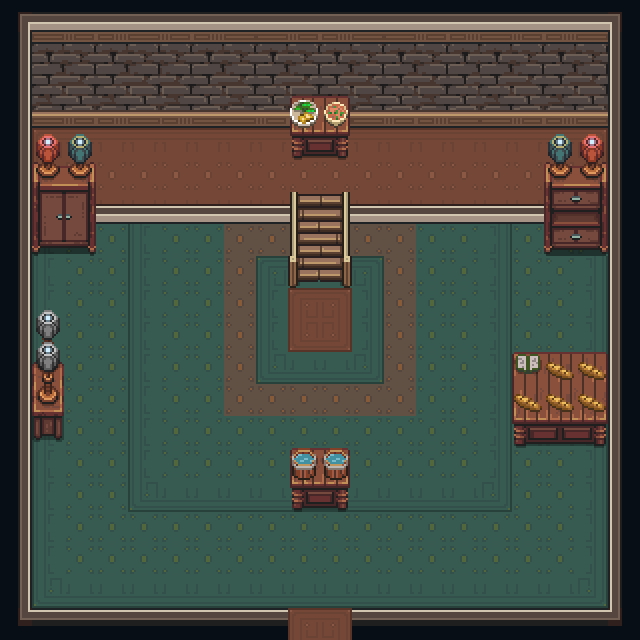

Rendered tile map (Tiled .tmx) drawn with the repository's tilesets; below, a short description and the map source with its tile grids summarised:
An orthogonal 20x20 tile map with 32x32 px tiles, 6 tile layers (Floor, Walls, Stairs, Furniture, ...), 3 tilesets and 1 object (Exit).

<map version="1.10" tiledversion="1.11.0" orientation="orthogonal" renderorder="right-down" width="20" height="20" tilewidth="32" tileheight="32" infinite="0" nextlayerid="10" nextobjectid="7">
 <tileset firstgid="1" source="../TSX/CLT_Buildings.tsx" />
 <tileset firstgid="4454" source="../TSX/CL_Buildings.tsx" />
 <tileset firstgid="5889" source="../TSX/CL_Crafting.tsx" />
 <layer id="1" name="Floor" width="20" height="20">
  <data>[400 cells, 400 non-empty, 19 distinct tile ids]</data>
 </layer>
 <layer id="2" name="Walls" width="20" height="20" locked="1">
  <data>[400 cells, 146 non-empty, 33 distinct tile ids]</data>
 </layer>
 <layer id="4" name="Stairs" width="20" height="20" locked="1">
  <data>[400 cells, 6 non-empty, 6 distinct tile ids]</data>
 </layer>
 <layer id="5" name="Furniture" width="20" height="20" locked="1">
  <data>[400 cells, 32 non-empty, 28 distinct tile ids]</data>
 </layer>
 <layer id="7" name="Furniture3" width="20" height="20" locked="1">
  <data>[400 cells, 3 non-empty, 3 distinct tile ids]</data>
 </layer>
 <layer id="6" name="Furniture2" width="20" height="20" locked="1">
  <data>[400 cells, 30 non-empty, 18 distinct tile ids]</data>
 </layer>
 <objectgroup id="9" name="Objects">
  <object id="4" name="Exit" x="286.69" y="633.263" width="62.1287" height="5.9883">
   <properties>
    <property name="leave" type="bool" value="true" />
   </properties>
  </object>
 </objectgroup>
</map>
